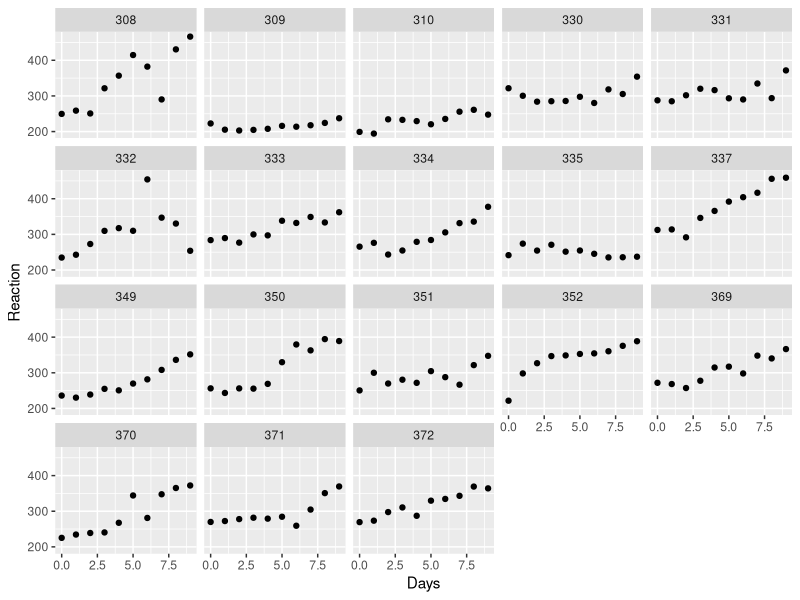
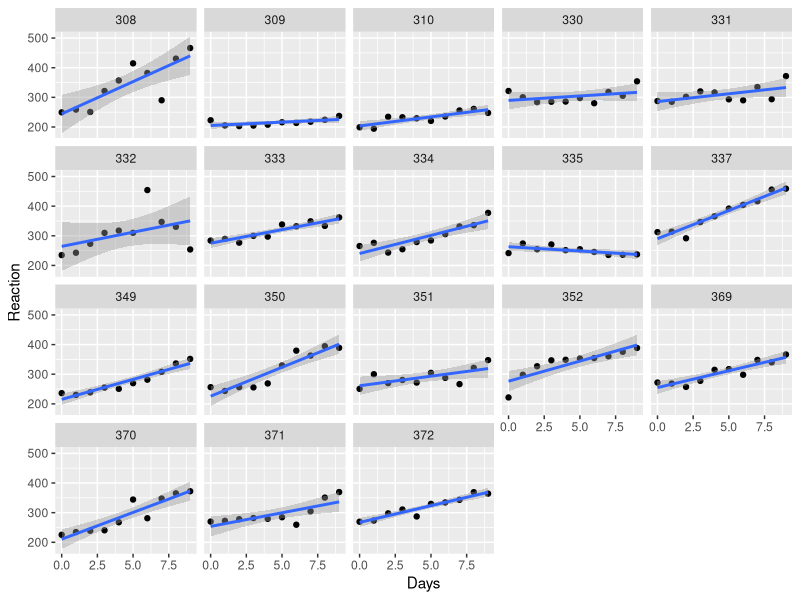

Reproduce these figures in R, in order.
## ----setup, include=FALSE------------------------------------------------
knitr::opts_chunk$set(echo = TRUE)

## ------------------------------------------------------------------------
library(lme4)
str(sleepstudy)
head(sleepstudy)

## ------------------------------------------------------------------------
library(ggplot2)
qplot(Days, Reaction, facets=~Subject, data = sleepstudy)

## ------------------------------------------------------------------------

qplot(Days, Reaction, facets=~Subject, data = sleepstudy,
geom=c('point', 'smooth'), method='lm')



## ------------------------------------------------------------------------
(fm06 <- lmer(Reaction ~ 1 + Days + (1 + Days | Subject), sleepstudy))
#summary(fm06)

## ------------------------------------------------------------------------
(fm07 <- lmer(Reaction ~ 1 + (1 | Subject)+ Days + (Days-1|Subject), sleepstudy))


